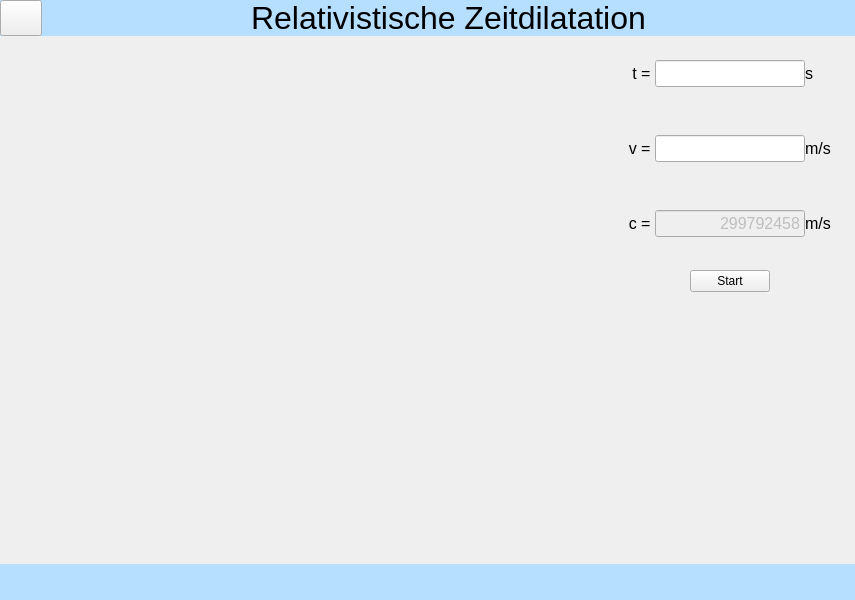
<?xml version="1.0" encoding="UTF-8"?>
<ui version="4.0">
 <class>Form</class>
 <widget class="QWidget" name="Form">
  <property name="geometry">
   <rect>
    <x>0</x>
    <y>0</y>
    <width>855</width>
    <height>600</height>
   </rect>
  </property>
  <property name="windowTitle">
   <string>Form</string>
  </property>
  <property name="styleSheet">
   <string notr="true">.QWidget{
	border: none;
}
.QFrame{
	border: none;
}
#top_frame{
	background-color: rgb(181, 222, 255);
}
#bot_frame{
	background-color: rgb(181, 222, 255);
}
#leftS{
	background-color: rgb(196, 196, 196);
}</string>
  </property>
  <layout class="QVBoxLayout" name="verticalLayout_7">
   <property name="spacing">
    <number>0</number>
   </property>
   <property name="leftMargin">
    <number>0</number>
   </property>
   <property name="topMargin">
    <number>0</number>
   </property>
   <property name="rightMargin">
    <number>0</number>
   </property>
   <property name="bottomMargin">
    <number>0</number>
   </property>
   <item>
    <widget class="QFrame" name="frame">
     <property name="minimumSize">
      <size>
       <width>0</width>
       <height>500</height>
      </size>
     </property>
     <property name="frameShape">
      <enum>QFrame::StyledPanel</enum>
     </property>
     <property name="frameShadow">
      <enum>QFrame::Raised</enum>
     </property>
     <layout class="QHBoxLayout" name="horizontalLayout_2">
      <property name="spacing">
       <number>0</number>
      </property>
      <property name="leftMargin">
       <number>0</number>
      </property>
      <property name="topMargin">
       <number>0</number>
      </property>
      <property name="rightMargin">
       <number>0</number>
      </property>
      <property name="bottomMargin">
       <number>0</number>
      </property>
      <item>
       <widget class="QFrame" name="leftS">
        <property name="maximumSize">
         <size>
          <width>0</width>
          <height>16777215</height>
         </size>
        </property>
        <property name="frameShape">
         <enum>QFrame::StyledPanel</enum>
        </property>
        <property name="frameShadow">
         <enum>QFrame::Raised</enum>
        </property>
        <layout class="QHBoxLayout" name="horizontalLayout_3">
         <property name="spacing">
          <number>0</number>
         </property>
         <property name="leftMargin">
          <number>0</number>
         </property>
         <property name="topMargin">
          <number>0</number>
         </property>
         <property name="rightMargin">
          <number>0</number>
         </property>
         <property name="bottomMargin">
          <number>0</number>
         </property>
         <item>
          <widget class="QFrame" name="frame_4">
           <property name="minimumSize">
            <size>
             <width>200</width>
             <height>0</height>
            </size>
           </property>
           <property name="frameShape">
            <enum>QFrame::StyledPanel</enum>
           </property>
           <property name="frameShadow">
            <enum>QFrame::Raised</enum>
           </property>
           <layout class="QVBoxLayout" name="verticalLayout_3">
            <property name="spacing">
             <number>-1</number>
            </property>
            <property name="leftMargin">
             <number>0</number>
            </property>
            <property name="topMargin">
             <number>0</number>
            </property>
            <property name="rightMargin">
             <number>0</number>
            </property>
            <property name="bottomMargin">
             <number>0</number>
            </property>
            <item>
             <widget class="QLabel" name="label_2">
              <property name="maximumSize">
               <size>
                <width>16777215</width>
                <height>36</height>
               </size>
              </property>
              <property name="font">
               <font>
                <pointsize>24</pointsize>
               </font>
              </property>
              <property name="text">
               <string>Menü</string>
              </property>
              <property name="alignment">
               <set>Qt::AlignCenter</set>
              </property>
             </widget>
            </item>
            <item>
             <widget class="QPushButton" name="pushButton">
              <property name="text">
               <string>Geschwindigkeitsaddition</string>
              </property>
             </widget>
            </item>
            <item>
             <spacer name="verticalSpacer">
              <property name="orientation">
               <enum>Qt::Vertical</enum>
              </property>
              <property name="sizeHint" stdset="0">
               <size>
                <width>20</width>
                <height>40</height>
               </size>
              </property>
             </spacer>
            </item>
            <item>
             <widget class="QPushButton" name="btn_back">
              <property name="text">
               <string>Hauptmenü</string>
              </property>
             </widget>
            </item>
           </layout>
          </widget>
         </item>
        </layout>
       </widget>
      </item>
      <item>
       <widget class="QFrame" name="rightS">
        <property name="frameShape">
         <enum>QFrame::StyledPanel</enum>
        </property>
        <property name="frameShadow">
         <enum>QFrame::Raised</enum>
        </property>
        <layout class="QVBoxLayout" name="verticalLayout">
         <property name="spacing">
          <number>0</number>
         </property>
         <property name="leftMargin">
          <number>0</number>
         </property>
         <property name="topMargin">
          <number>0</number>
         </property>
         <property name="rightMargin">
          <number>0</number>
         </property>
         <property name="bottomMargin">
          <number>0</number>
         </property>
         <item>
          <widget class="QFrame" name="top_frame">
           <property name="maximumSize">
            <size>
             <width>16777215</width>
             <height>36</height>
            </size>
           </property>
           <property name="frameShape">
            <enum>QFrame::StyledPanel</enum>
           </property>
           <property name="frameShadow">
            <enum>QFrame::Raised</enum>
           </property>
           <layout class="QHBoxLayout" name="horizontalLayout_4">
            <property name="spacing">
             <number>0</number>
            </property>
            <property name="leftMargin">
             <number>0</number>
            </property>
            <property name="topMargin">
             <number>0</number>
            </property>
            <property name="rightMargin">
             <number>0</number>
            </property>
            <property name="bottomMargin">
             <number>0</number>
            </property>
            <item>
             <widget class="QFrame" name="frame_8">
              <property name="minimumSize">
               <size>
                <width>42</width>
                <height>36</height>
               </size>
              </property>
              <property name="maximumSize">
               <size>
                <width>42</width>
                <height>36</height>
               </size>
              </property>
              <property name="frameShape">
               <enum>QFrame::StyledPanel</enum>
              </property>
              <property name="frameShadow">
               <enum>QFrame::Raised</enum>
              </property>
              <layout class="QVBoxLayout" name="verticalLayout_2">
               <property name="spacing">
                <number>0</number>
               </property>
               <property name="leftMargin">
                <number>0</number>
               </property>
               <property name="topMargin">
                <number>0</number>
               </property>
               <property name="rightMargin">
                <number>0</number>
               </property>
               <property name="bottomMargin">
                <number>0</number>
               </property>
               <item>
                <widget class="QPushButton" name="menuButton">
                 <property name="minimumSize">
                  <size>
                   <width>42</width>
                   <height>36</height>
                  </size>
                 </property>
                 <property name="maximumSize">
                  <size>
                   <width>42</width>
                   <height>36</height>
                  </size>
                 </property>
                 <property name="text">
                  <string/>
                 </property>
                 <property name="icon">
                  <iconset>
                   <normaloff>icons8-menue-30.png</normaloff>icons8-menue-30.png</iconset>
                 </property>
                </widget>
               </item>
              </layout>
             </widget>
            </item>
            <item>
             <spacer name="horizontalSpacer">
              <property name="orientation">
               <enum>Qt::Horizontal</enum>
              </property>
              <property name="sizeHint" stdset="0">
               <size>
                <width>178</width>
                <height>20</height>
               </size>
              </property>
             </spacer>
            </item>
            <item>
             <widget class="QLabel" name="label">
              <property name="font">
               <font>
                <pointsize>24</pointsize>
               </font>
              </property>
              <property name="text">
               <string>Relativistische Zeitdilatation</string>
              </property>
              <property name="alignment">
               <set>Qt::AlignCenter</set>
              </property>
             </widget>
            </item>
            <item>
             <spacer name="horizontalSpacer_2">
              <property name="orientation">
               <enum>Qt::Horizontal</enum>
              </property>
              <property name="sizeHint" stdset="0">
               <size>
                <width>179</width>
                <height>20</height>
               </size>
              </property>
             </spacer>
            </item>
           </layout>
          </widget>
         </item>
         <item>
          <widget class="QFrame" name="frame_2">
           <property name="frameShape">
            <enum>QFrame::StyledPanel</enum>
           </property>
           <property name="frameShadow">
            <enum>QFrame::Raised</enum>
           </property>
           <layout class="QVBoxLayout" name="verticalLayout_11">
            <property name="spacing">
             <number>0</number>
            </property>
            <property name="leftMargin">
             <number>0</number>
            </property>
            <property name="topMargin">
             <number>0</number>
            </property>
            <property name="rightMargin">
             <number>0</number>
            </property>
            <property name="bottomMargin">
             <number>0</number>
            </property>
            <item>
             <widget class="QFrame" name="frame_3">
              <property name="minimumSize">
               <size>
                <width>0</width>
                <height>100</height>
               </size>
              </property>
              <property name="frameShape">
               <enum>QFrame::StyledPanel</enum>
              </property>
              <property name="frameShadow">
               <enum>QFrame::Raised</enum>
              </property>
              <layout class="QHBoxLayout" name="horizontalLayout_9">
               <property name="spacing">
                <number>0</number>
               </property>
               <property name="leftMargin">
                <number>0</number>
               </property>
               <property name="topMargin">
                <number>0</number>
               </property>
               <property name="rightMargin">
                <number>0</number>
               </property>
               <property name="bottomMargin">
                <number>0</number>
               </property>
               <item>
                <widget class="mplWidgetZeit" name="mplWidget_2" native="true">
                 <property name="minimumSize">
                  <size>
                   <width>394</width>
                   <height>461</height>
                  </size>
                 </property>
                </widget>
               </item>
               <item>
                <widget class="QFrame" name="frame_12">
                 <property name="maximumSize">
                  <size>
                   <width>250</width>
                   <height>16777215</height>
                  </size>
                 </property>
                 <property name="frameShape">
                  <enum>QFrame::StyledPanel</enum>
                 </property>
                 <property name="frameShadow">
                  <enum>QFrame::Raised</enum>
                 </property>
                 <layout class="QVBoxLayout" name="verticalLayout_8">
                  <property name="spacing">
                   <number>0</number>
                  </property>
                  <property name="leftMargin">
                   <number>0</number>
                  </property>
                  <property name="topMargin">
                   <number>0</number>
                  </property>
                  <property name="rightMargin">
                   <number>0</number>
                  </property>
                  <property name="bottomMargin">
                   <number>0</number>
                  </property>
                  <item>
                   <widget class="QFrame" name="frame_13">
                    <property name="minimumSize">
                     <size>
                      <width>0</width>
                      <height>150</height>
                     </size>
                    </property>
                    <property name="maximumSize">
                     <size>
                      <width>250</width>
                      <height>225</height>
                     </size>
                    </property>
                    <property name="styleSheet">
                     <string notr="true"/>
                    </property>
                    <property name="frameShape">
                     <enum>QFrame::StyledPanel</enum>
                    </property>
                    <property name="frameShadow">
                     <enum>QFrame::Raised</enum>
                    </property>
                    <layout class="QVBoxLayout" name="verticalLayout_9">
                     <property name="spacing">
                      <number>0</number>
                     </property>
                     <property name="leftMargin">
                      <number>0</number>
                     </property>
                     <property name="topMargin">
                      <number>0</number>
                     </property>
                     <property name="rightMargin">
                      <number>0</number>
                     </property>
                     <property name="bottomMargin">
                      <number>0</number>
                     </property>
                     <item>
                      <widget class="QFrame" name="frame_14">
                       <property name="minimumSize">
                        <size>
                         <width>0</width>
                         <height>50</height>
                        </size>
                       </property>
                       <property name="maximumSize">
                        <size>
                         <width>250</width>
                         <height>75</height>
                        </size>
                       </property>
                       <property name="frameShape">
                        <enum>QFrame::StyledPanel</enum>
                       </property>
                       <property name="frameShadow">
                        <enum>QFrame::Raised</enum>
                       </property>
                       <layout class="QHBoxLayout" name="horizontalLayout_10">
                        <property name="spacing">
                         <number>0</number>
                        </property>
                        <property name="leftMargin">
                         <number>0</number>
                        </property>
                        <property name="topMargin">
                         <number>0</number>
                        </property>
                        <property name="rightMargin">
                         <number>0</number>
                        </property>
                        <property name="bottomMargin">
                         <number>0</number>
                        </property>
                        <item>
                         <widget class="QLabel" name="label_4">
                          <property name="minimumSize">
                           <size>
                            <width>50</width>
                            <height>0</height>
                           </size>
                          </property>
                          <property name="maximumSize">
                           <size>
                            <width>50</width>
                            <height>16777215</height>
                           </size>
                          </property>
                          <property name="font">
                           <font>
                            <pointsize>12</pointsize>
                           </font>
                          </property>
                          <property name="text">
                           <string>t = </string>
                          </property>
                          <property name="alignment">
                           <set>Qt::AlignRight|Qt::AlignTrailing|Qt::AlignVCenter</set>
                          </property>
                         </widget>
                        </item>
                        <item>
                         <widget class="QLineEdit" name="lineEdit_t">
                          <property name="minimumSize">
                           <size>
                            <width>100</width>
                            <height>0</height>
                           </size>
                          </property>
                          <property name="maximumSize">
                           <size>
                            <width>150</width>
                            <height>16777215</height>
                           </size>
                          </property>
                          <property name="font">
                           <font>
                            <pointsize>12</pointsize>
                           </font>
                          </property>
                          <property name="inputMethodHints">
                           <set>Qt::ImhNone</set>
                          </property>
                          <property name="alignment">
                           <set>Qt::AlignRight|Qt::AlignTrailing|Qt::AlignVCenter</set>
                          </property>
                         </widget>
                        </item>
                        <item>
                         <widget class="QLabel" name="label_14">
                          <property name="minimumSize">
                           <size>
                            <width>50</width>
                            <height>0</height>
                           </size>
                          </property>
                          <property name="font">
                           <font>
                            <pointsize>12</pointsize>
                           </font>
                          </property>
                          <property name="text">
                           <string>s</string>
                          </property>
                         </widget>
                        </item>
                       </layout>
                      </widget>
                     </item>
                     <item>
                      <widget class="QFrame" name="frame_15">
                       <property name="minimumSize">
                        <size>
                         <width>0</width>
                         <height>50</height>
                        </size>
                       </property>
                       <property name="maximumSize">
                        <size>
                         <width>250</width>
                         <height>75</height>
                        </size>
                       </property>
                       <property name="styleSheet">
                        <string notr="true"/>
                       </property>
                       <property name="frameShape">
                        <enum>QFrame::StyledPanel</enum>
                       </property>
                       <property name="frameShadow">
                        <enum>QFrame::Raised</enum>
                       </property>
                       <layout class="QHBoxLayout" name="horizontalLayout_11">
                        <property name="spacing">
                         <number>0</number>
                        </property>
                        <property name="leftMargin">
                         <number>0</number>
                        </property>
                        <property name="topMargin">
                         <number>0</number>
                        </property>
                        <property name="rightMargin">
                         <number>0</number>
                        </property>
                        <property name="bottomMargin">
                         <number>0</number>
                        </property>
                        <item>
                         <widget class="QLabel" name="label_15">
                          <property name="minimumSize">
                           <size>
                            <width>50</width>
                            <height>0</height>
                           </size>
                          </property>
                          <property name="maximumSize">
                           <size>
                            <width>50</width>
                            <height>16777215</height>
                           </size>
                          </property>
                          <property name="font">
                           <font>
                            <pointsize>12</pointsize>
                           </font>
                          </property>
                          <property name="text">
                           <string>v = </string>
                          </property>
                          <property name="alignment">
                           <set>Qt::AlignRight|Qt::AlignTrailing|Qt::AlignVCenter</set>
                          </property>
                         </widget>
                        </item>
                        <item>
                         <widget class="QLineEdit" name="lineEdit_v">
                          <property name="minimumSize">
                           <size>
                            <width>100</width>
                            <height>0</height>
                           </size>
                          </property>
                          <property name="maximumSize">
                           <size>
                            <width>150</width>
                            <height>16777215</height>
                           </size>
                          </property>
                          <property name="font">
                           <font>
                            <pointsize>12</pointsize>
                           </font>
                          </property>
                          <property name="styleSheet">
                           <string notr="true"/>
                          </property>
                          <property name="alignment">
                           <set>Qt::AlignRight|Qt::AlignTrailing|Qt::AlignVCenter</set>
                          </property>
                         </widget>
                        </item>
                        <item>
                         <widget class="QLabel" name="label_16">
                          <property name="minimumSize">
                           <size>
                            <width>50</width>
                            <height>0</height>
                           </size>
                          </property>
                          <property name="font">
                           <font>
                            <pointsize>12</pointsize>
                           </font>
                          </property>
                          <property name="text">
                           <string>m/s</string>
                          </property>
                         </widget>
                        </item>
                       </layout>
                      </widget>
                     </item>
                     <item>
                      <widget class="QFrame" name="frame_16">
                       <property name="minimumSize">
                        <size>
                         <width>0</width>
                         <height>50</height>
                        </size>
                       </property>
                       <property name="maximumSize">
                        <size>
                         <width>250</width>
                         <height>75</height>
                        </size>
                       </property>
                       <property name="frameShape">
                        <enum>QFrame::StyledPanel</enum>
                       </property>
                       <property name="frameShadow">
                        <enum>QFrame::Raised</enum>
                       </property>
                       <layout class="QHBoxLayout" name="horizontalLayout_12">
                        <property name="spacing">
                         <number>0</number>
                        </property>
                        <property name="leftMargin">
                         <number>0</number>
                        </property>
                        <property name="topMargin">
                         <number>0</number>
                        </property>
                        <property name="rightMargin">
                         <number>0</number>
                        </property>
                        <property name="bottomMargin">
                         <number>0</number>
                        </property>
                        <item>
                         <widget class="QLabel" name="label_17">
                          <property name="minimumSize">
                           <size>
                            <width>50</width>
                            <height>0</height>
                           </size>
                          </property>
                          <property name="maximumSize">
                           <size>
                            <width>50</width>
                            <height>16777215</height>
                           </size>
                          </property>
                          <property name="font">
                           <font>
                            <pointsize>12</pointsize>
                           </font>
                          </property>
                          <property name="text">
                           <string>c = </string>
                          </property>
                          <property name="alignment">
                           <set>Qt::AlignRight|Qt::AlignTrailing|Qt::AlignVCenter</set>
                          </property>
                         </widget>
                        </item>
                        <item>
                         <widget class="QLineEdit" name="lineEdit_c">
                          <property name="enabled">
                           <bool>false</bool>
                          </property>
                          <property name="minimumSize">
                           <size>
                            <width>100</width>
                            <height>0</height>
                           </size>
                          </property>
                          <property name="maximumSize">
                           <size>
                            <width>150</width>
                            <height>16777215</height>
                           </size>
                          </property>
                          <property name="font">
                           <font>
                            <pointsize>12</pointsize>
                           </font>
                          </property>
                          <property name="styleSheet">
                           <string notr="true"/>
                          </property>
                          <property name="text">
                           <string>299792458</string>
                          </property>
                          <property name="alignment">
                           <set>Qt::AlignRight|Qt::AlignTrailing|Qt::AlignVCenter</set>
                          </property>
                         </widget>
                        </item>
                        <item>
                         <widget class="QLabel" name="label_18">
                          <property name="minimumSize">
                           <size>
                            <width>50</width>
                            <height>0</height>
                           </size>
                          </property>
                          <property name="font">
                           <font>
                            <pointsize>12</pointsize>
                           </font>
                          </property>
                          <property name="text">
                           <string>m/s</string>
                          </property>
                         </widget>
                        </item>
                       </layout>
                      </widget>
                     </item>
                    </layout>
                   </widget>
                  </item>
                  <item alignment="Qt::AlignHCenter|Qt::AlignTop">
                   <widget class="QFrame" name="frame_17">
                    <property name="maximumSize">
                     <size>
                      <width>16777215</width>
                      <height>16777215</height>
                     </size>
                    </property>
                    <property name="frameShape">
                     <enum>QFrame::StyledPanel</enum>
                    </property>
                    <property name="frameShadow">
                     <enum>QFrame::Raised</enum>
                    </property>
                    <layout class="QVBoxLayout" name="verticalLayout_10">
                     <item>
                      <widget class="QPushButton" name="btn_action">
                       <property name="maximumSize">
                        <size>
                         <width>120</width>
                         <height>16777215</height>
                        </size>
                       </property>
                       <property name="text">
                        <string>Start</string>
                       </property>
                      </widget>
                     </item>
                    </layout>
                   </widget>
                  </item>
                 </layout>
                </widget>
               </item>
              </layout>
             </widget>
            </item>
           </layout>
          </widget>
         </item>
         <item>
          <widget class="QFrame" name="bot_frame">
           <property name="minimumSize">
            <size>
             <width>0</width>
             <height>36</height>
            </size>
           </property>
           <property name="maximumSize">
            <size>
             <width>16777215</width>
             <height>36</height>
            </size>
           </property>
           <property name="frameShape">
            <enum>QFrame::StyledPanel</enum>
           </property>
           <property name="frameShadow">
            <enum>QFrame::Raised</enum>
           </property>
          </widget>
         </item>
        </layout>
       </widget>
      </item>
     </layout>
    </widget>
   </item>
  </layout>
 </widget>
 <customwidgets>
  <customwidget>
   <class>mplWidgetZeit</class>
   <extends>QWidget</extends>
   <header>model/ferdi/model/mplwidgetzeit.h</header>
   <container>1</container>
  </customwidget>
 </customwidgets>
 <resources>
  <include location="icons.qrc"/>
 </resources>
 <connections/>
</ui>
